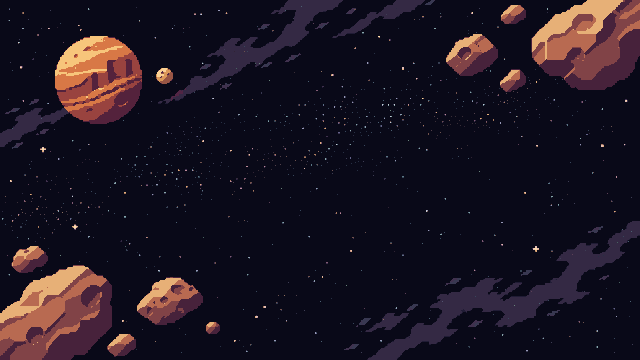
#> input picture art/ships/backdrops/asteroids.png, 640 x 360 px; its folder holds only this picture in this run
$ python backdrop_depth.py
#> lines starting #> are read from the running program, lines starting #| are printed output that depends on the picture
"""Push the space backdrops back behind the ships (24 Nov 2026; Zachary picked option C of
backdrop_depth_options.png): less colour, less contrast, darker, faded toward the deep navy of space, with a
little of the scope's grey-green. Reads art/ships/backdrops/<name>.png (the pack's originals, kept as they are)
and writes art/ships/backdrops/far/<name>.png. The battles use them, and since 25 Nov the story cutscenes' space
panels too (Zachary, with the pack's new version: "darken to make sure they dont get confused with foreground").
The scope's grid dots and dark edges are drawn by ui/ship_screen.gd backdrop().
Run from the repo root: python3 -I tools/dev/backdrop_depth.py
"""
import os
import numpy as np
from PIL import Image

ROOT = os.path.abspath(os.path.join(os.path.dirname(__file__), "..", ".."))
SRC = os.path.join(ROOT, "art", "ships", "backdrops")
OUT = os.path.join(SRC, "far")

COLOUR_KEPT = 0.55                        # how much colour stays (the rest goes grey)
CONTRAST = 0.62                           # how far each pixel stays from the haze
DARKER = 0.80
HAZE = np.array([0.06, 0.08, 0.13])       # the deep navy of space
SCOPE = np.array([0.24, 0.29, 0.27])      # the scope's grey-green
SCOPE_MIX = 0.15


def push_back(im):
    rgb = np.asarray(im.convert("RGB")).astype(np.float32) / 255.0
    grey = rgb @ np.array([0.299, 0.587, 0.114])
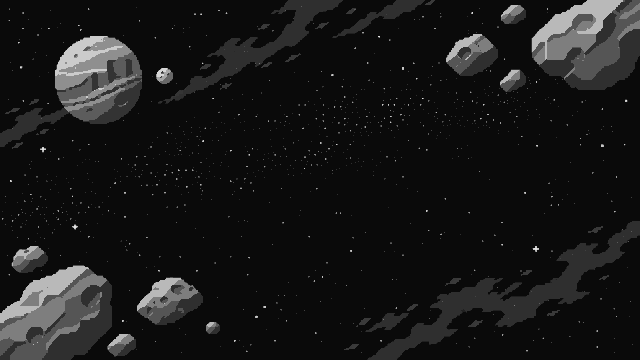
#> grey: shape (360, 640) float64; min 0.042, max 0.891, mean 0.0975
    rgb = rgb * COLOUR_KEPT + grey[..., None] * (1.0 - COLOUR_KEPT)
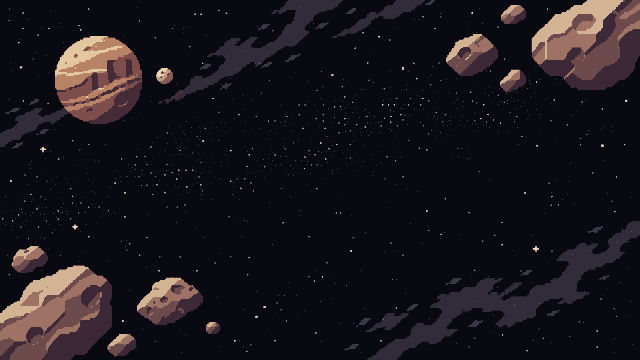
#> rgb: shape (360, 640, 3) float64; mean R, G, B 0.106, 0.0892, 0.116
    rgb = HAZE + (rgb - HAZE) * CONTRAST
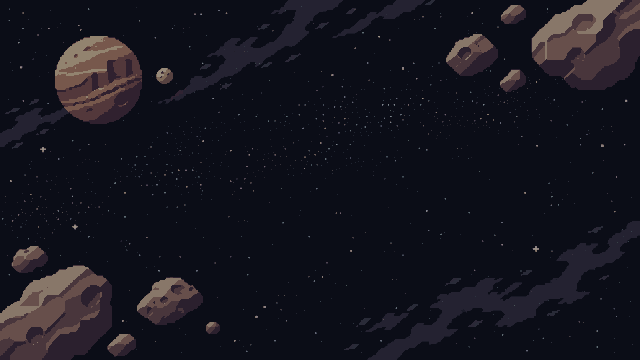
#> rgb: shape (360, 640, 3) float64; mean R, G, B 0.0888, 0.0857, 0.122
    rgb *= DARKER
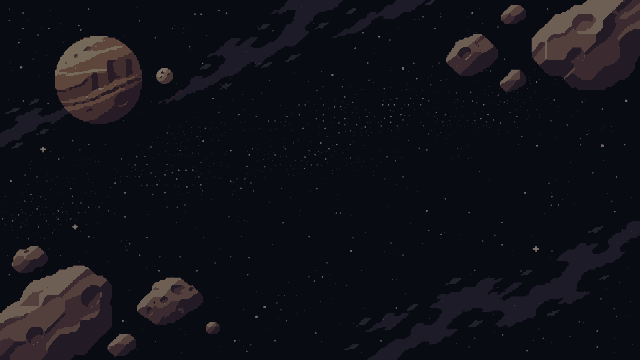
#> rgb: shape (360, 640, 3) float64; mean R, G, B 0.0711, 0.0686, 0.0972
    rgb = rgb * (1.0 - SCOPE_MIX) + SCOPE * SCOPE_MIX
    return Image.fromarray((np.clip(rgb, 0, 1) * 255 + 0.5).astype(np.uint8), "RGB")


if __name__ == "__main__":
    os.makedirs(OUT, exist_ok=True)
    names = sorted(n for n in os.listdir(SRC) if n.endswith(".png"))
    for n in names:
        push_back(Image.open(os.path.join(SRC, n))).save(os.path.join(OUT, n))
    print(len(names), "backdrops written to art/ships/backdrops/far/")

$ run again, on art/ships/backdrops/ice_field.png
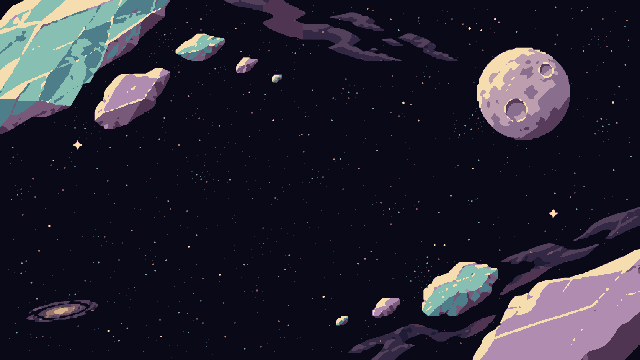
#> input picture art/ships/backdrops/ice_field.png, 640 x 360 px
#> in push_back, `grey = rgb @ np.array([0.299, 0.587, 0.114])`:
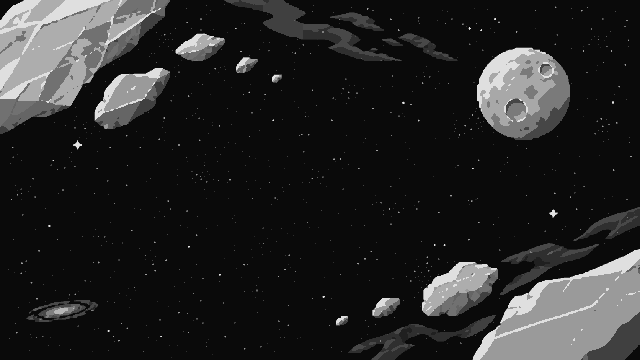
#> grey: shape (360, 640) float64; min 0.042, max 0.891, mean 0.149
#> in push_back, `rgb *= DARKER`:
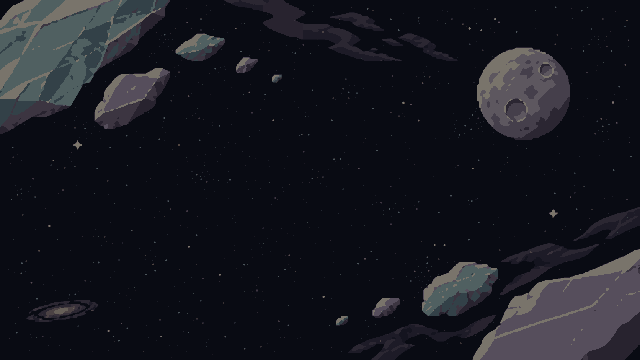
#> rgb: shape (360, 640, 3) float64; mean R, G, B 0.0917, 0.0961, 0.126

$ run again, on art/ships/backdrops/ice_moon.png
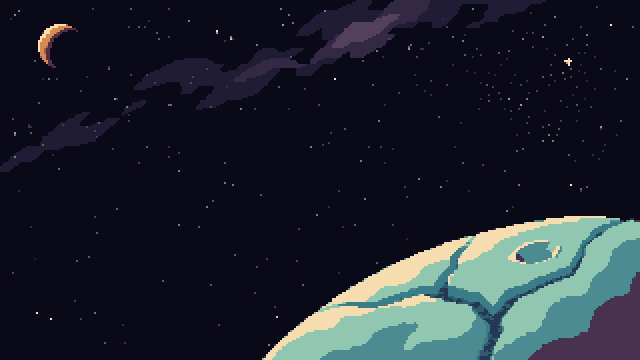
#> input picture art/ships/backdrops/ice_moon.png, 640 x 360 px
#> in push_back, `grey = rgb @ np.array([0.299, 0.587, 0.114])`:
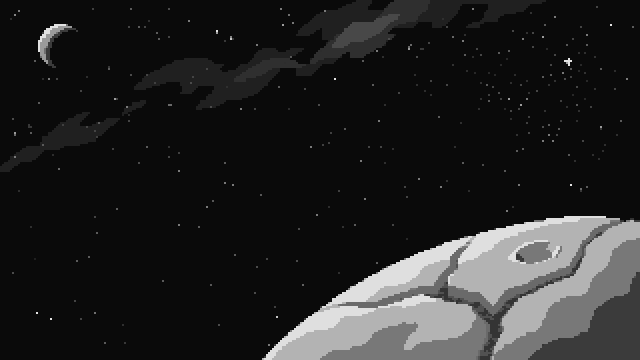
#> grey: shape (360, 640) float64; min 0.042, max 0.891, mean 0.143
#> in push_back, `rgb *= DARKER`:
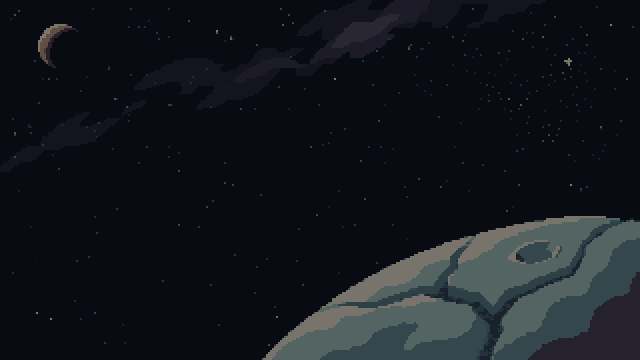
#> rgb: shape (360, 640, 3) float64; mean R, G, B 0.0837, 0.0958, 0.123

$ run again, on art/ships/backdrops/ion_storm.png
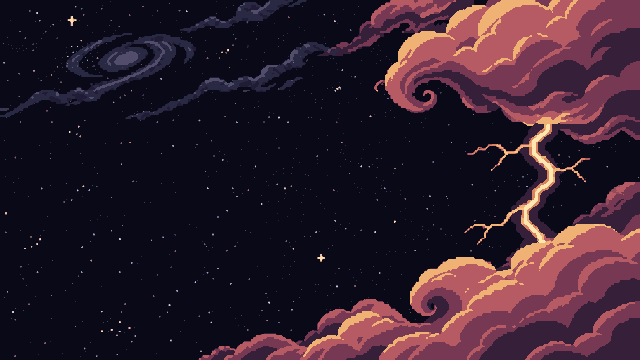
#> input picture art/ships/backdrops/ion_storm.png, 640 x 360 px
#> in push_back, `grey = rgb @ np.array([0.299, 0.587, 0.114])`:
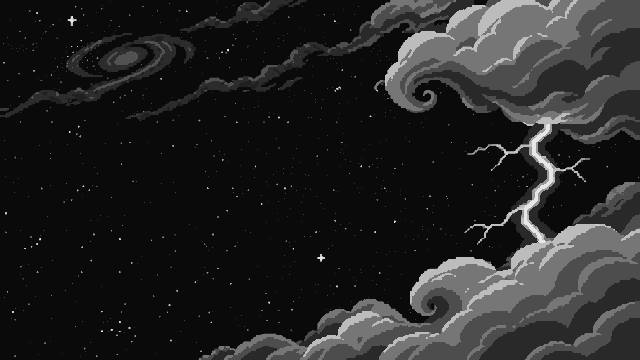
#> grey: shape (360, 640) float64; min 0.042, max 0.909, mean 0.145
#> in push_back, `rgb *= DARKER`:
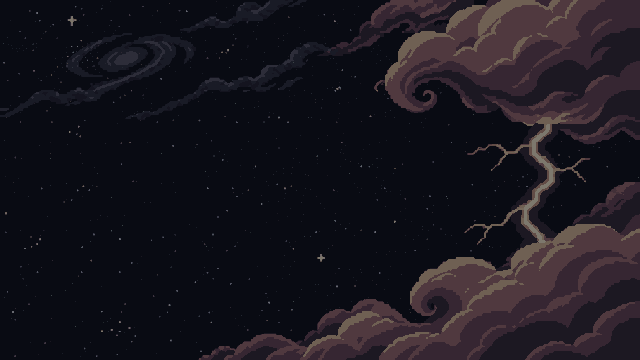
#> rgb: shape (360, 640, 3) float64; mean R, G, B 0.102, 0.0888, 0.119

$ run again, on art/ships/backdrops/comet.png
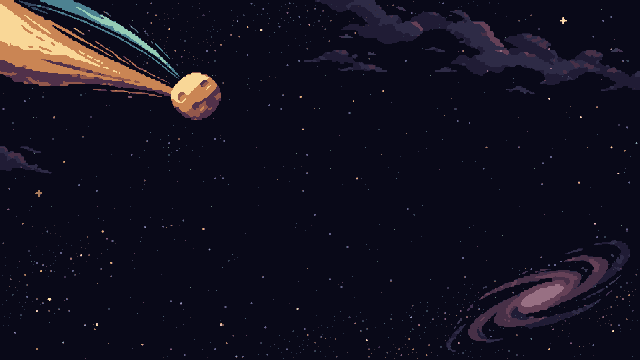
#> input picture art/ships/backdrops/comet.png, 640 x 360 px
#> in push_back, `rgb *= DARKER`:
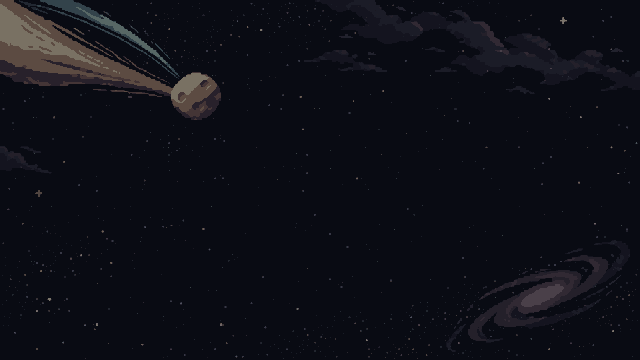
#> rgb: shape (360, 640, 3) float64; mean R, G, B 0.0573, 0.0606, 0.0903
